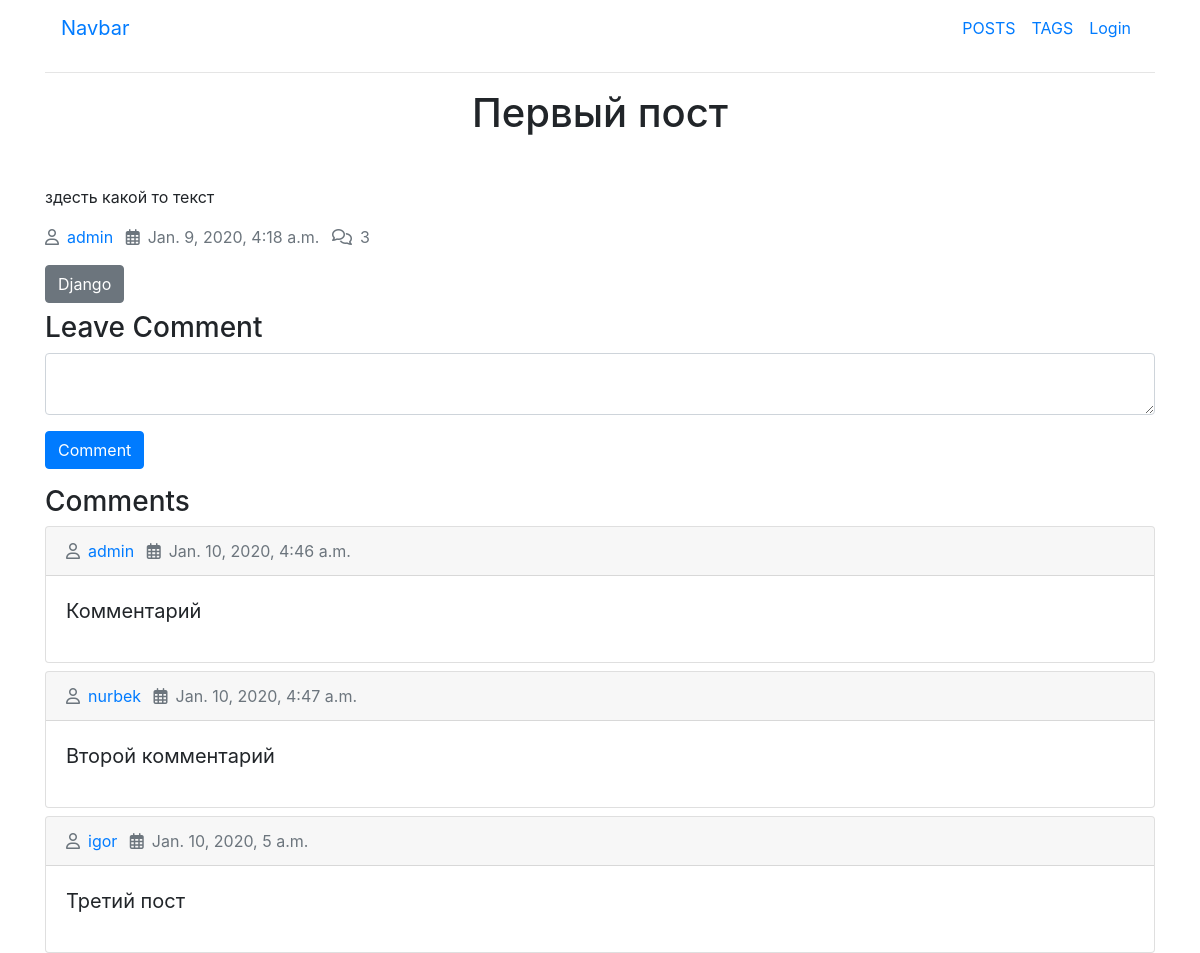
/post/onepost/, run on the app's committed database.
### forum/models.py (models this page shows, shortened)
class Post(models.Model):
	title = models.CharField('Заголовок поста', max_length=100)
	tag = models.CharField(max_length=10, null=True, blank=True)
	slug = models.SlugField('Slug', blank = True, unique = True)
	body = models.TextField('Текст поста')
	created_data = models.DateTimeField('Дата создания', auto_now_add=True)
	author = models.ForeignKey(User, null = True, blank=True, on_delete=models.CASCADE)
	tags = models.ManyToManyField('Tag', related_name='posts', null=True, blank=True)

class Tag(models.Model):
	title = models.CharField('Заголовок тега', max_length=10)
	slug = models.SlugField(max_length=10, unique=True)
	def get_absolute_url(self):
		return reverse('tag_detail_url', kwargs={'slug':self.slug})

class Comment(models.Model):
	post = models.ForeignKey(Post, null=True, blank=True, related_name='comments', on_delete=models.CASCADE)
	author = models.ForeignKey(User, null = True, blank=True, on_delete=models.CASCADE)
	body = models.TextField('Текст комментария')
	created_data = models.DateTimeField('Дата создания', auto_now_add=True)

### forum/views.py (the view, shortened to what this page needs)
# urls.py: path('post/<str:slug>/',PostDetail.as_view(),name='post_detail_url'),
class PostDetail(DetailView):
	model = Post
	def get_context_data(self, **kwargs):
		data = super().get_context_data(**kwargs) # data = {'post':post}
		data['form'] = CommentForm() # data = {'post':post,'form':form}
		return data

### forum/forms.py
class CommentForm(forms.ModelForm):
	class Meta:
		model = Comment
		fields = '__all__'

### forum/templates/forum/post_detail.html (shortened to what this page needs)
{% extends 'base/base.html' %}
{% block content %}
<h1 class="text-center">{{post.title}}</h1>
<p class="mt-5">{{post.body}}</p>
<div class="my-3">
  <span class="text-secondary mr-2"><i class="far fa-user mr-2"></i><a href="">{{post.author.username}}</a></span>
  <span class="text-secondary mr-2"><i class="far fa-calendar-alt mr-2"></i>{{post.created_data}}</span>
  <span class="text-secondary"><i class="far fa-comments mr-2"></i>{{post.comments.count}}</span>
</div>
<div class="my-2">
      {% for tag in post.tags.all %}
      <a href="{{tag.get_absolute_url}}" class="btn btn-secondary">{{tag.title}}</a>
      {% endfor %}
</div>
<h3>Leave Comment</h3>
<form action="" method="post">
  <div class="form-group">
    <textarea class="form-control" name="{{form.body.name}}"></textarea>
  </div>
  <div class="form-group">
    <button class="btn btn-primary">Comment</button>
  </div>
</form>
<h3>Comments</h3>
{% for comment in post.comments.all %}
<div class="card mt-2">
  <div class="card-header">
    <span class="text-secondary mr-2"><i class="far fa-user mr-2"></i><a href="">{{comment.author}}</a></span>
    <span class="text-secondary mr-2"><i class="far fa-calendar-alt mr-2"></i>{{comment.created_data}}</span>
  </div>
  <div class="card-body">
    <blockquote class="blockquote mb-0">
      <p>{{comment.body}}</p>
    </blockquote>
  </div>
</div>
{% endfor %}
{% endblock %}

### templates/base/base.html (shortened to what this page needs)
<!DOCTYPE html>
<html>
<head>
	<link rel="stylesheet" href="https://maxcdn.bootstrapcdn.com/bootstrap/4.0.0/css/bootstrap.min.css">
</head>
<body>
	<div class="container">
		{% include 'includes/navbar.html' %}
		<hr>
	</div>
	<div class="container">
		{% block content %}
		{% endblock %}
	</div>
</body>
</html>

### templates/includes/navbar.html (shortened to what this page needs)
<nav class="navbar navbar-expand-lg">
  <a class="navbar-brand" href="#">Navbar</a>
  <div class="collapse navbar-collapse" id="navbarSupportedContent">
    <ul class="navbar-nav ml-auto">
      <li class="nav-item active">
        <a class="nav-link" href="{% url 'post_list_url' %}">POSTS<span class="sr-only">(current)</span></a>
      </li>
      <li class="nav-item">
        <a class="nav-link" href="{% url 'tag_list_url' %}">TAGS</a>
      </li>
      {% if user.is_authenticated %}
      <li class="nav-item">
        <a class="nav-link" href="#"><i class="far fa-user mr-2"></i>{{user.username}}</a>
      </li>
      {% else %}
      <li class="nav-item">
        <a class="nav-link" href="{% url 'login' %}">Login</a>
      </li>
      {% endif %}
    </ul>
  </div>
</nav>

### data on the page
Post: title "Первый пост", body "здесть какой то текст", author.username "admin", created_data "Jan. 9, 2020, 4:18 a.m.", comments.count "3"
Tag: title "Django"
Comment: author "admin", created_data "Jan. 10, 2020, 4:46 a.m.", body "Комментарий"
Comment: author "nurbek", created_data "Jan. 10, 2020, 4:47 a.m.", body "Второй комментарий"
Comment: author "igor", created_data "Jan. 10, 2020, 5 a.m.", body "Третий пост"
